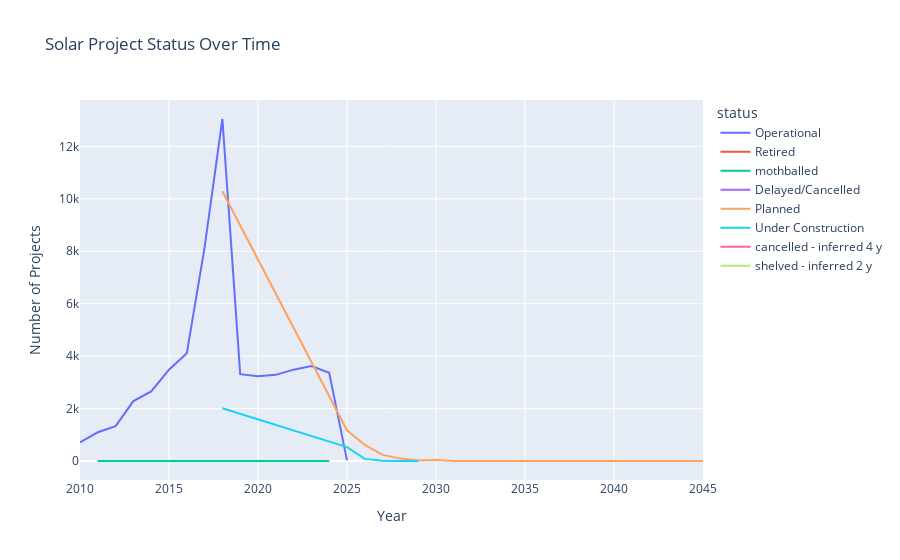

Notebook cell for this chart:
### Code cell
# Status distribution over time
status_timeline = df_raw.groupby(['start_year', 'status']).size().reset_index(name='count')
status_timeline = status_timeline[status_timeline['start_year'] >= 2010]

fig = px.line(
    status_timeline,
    x='start_year',
    y='count',
    color='status',
    title='Solar Project Status Over Time',
    labels={'start_year': 'Year', 'count': 'Number of Projects'}
)
fig.show()

### Figure 1 — Plotly figure (JSON) as saved in the notebook; plotly's stock layout.template omitted (floating-point values rounded to 4 significant figures)
{"data": [{"hovertemplate": "status=Operational<br>Year=%{x}<br>Number of Projects=%{y}<extra></extra>", "legendgroup": "Operational", "line": {"color": "#636efa", "dash": "solid"}, "marker": {"symbol": "circle"}, "mode": "lines", "name": "Operational", "orientation": "v", "showlegend": true, "type": "scatter", "x": [2010, 2011, 2012, 2013, 2014, 2015, 2016, 2017, 2018, 2019, 2020, 2021, 2022, 2023, 2024, 2025], "xaxis": "x", "y": [715, 1096, 1329, 2284, 2654, 3485, 4108, 8145, 13044, 3314, 3230, 3286, 3485, 3623, 3368, 25], "yaxis": "y"}, {"hovertemplate": "status=Retired<br>Year=%{x}<br>Number of Projects=%{y}<extra></extra>", "legendgroup": "Retired", "line": {"color": "#EF553B", "dash": "solid"}, "marker": {"symbol": "circle"}, "mode": "lines", "name": "Retired", "orientation": "v", "showlegend": true, "type": "scatter", "x": [2011, 2012, 2013, 2014, 2015, 2016, 2018, 2020, 2023], "xaxis": "x", "y": [5, 2, 4, 1, 3, 2, 3, 2, 2], "yaxis": "y"}, {"hovertemplate": "status=mothballed<br>Year=%{x}<br>Number of Projects=%{y}<extra></extra>", "legendgroup": "mothballed", "line": {"color": "#00cc96", "dash": "solid"}, "marker": {"symbol": "circle"}, "mode": "lines", "name": "mothballed", "orientation": "v", "showlegend": true, "type": "scatter", "x": [2011, 2018, 2019, 2021, 2024], "xaxis": "x", "y": [1, 14, 1, 1, 1], "yaxis": "y"}, {"hovertemplate": "status=Delayed/Cancelled<br>Year=%{x}<br>Number of Projects=%{y}<extra></extra>", "legendgroup": "Delayed/Cancelled", "line": {"color": "#ab63fa", "dash": "solid"}, "marker": {"symbol": "circle"}, "mode": "lines", "name": "Delayed/Cancelled", "orientation": "v", "showlegend": true, "type": "scatter", "x": [2018], "xaxis": "x", "y": [1240], "yaxis": "y"}, {"hovertemplate": "status=Planned<br>Year=%{x}<br>Number of Projects=%{y}<extra></extra>", "legendgroup": "Planned", "line": {"color": "#FFA15A", "dash": "solid"}, "marker": {"symbol": "circle"}, "mode": "lines", "name": "Planned", "orientation": "v", "showlegend": true, "type": "scatter", "x": [2018, 2025, 2026, 2027, 2028, 2029, 2030, 2031, 2032, 2033, 2034, 2035, 2036, 2037, 2038, 2045], "xaxis": "x", "y": [10289, 1173, 613, 235, 92, 21, 37, 3, 3, 4, 1, 3, 1, 1, 1, 1], "yaxis": "y"}, {"hovertemplate": "status=Under Construction<br>Year=%{x}<br>Number of Projects=%{y}<extra></extra>", "legendgroup": "Under Construction", "line": {"color": "#19d3f3", "dash": "solid"}, "marker": {"symbol": "circle"}, "mode": "lines", "name": "Under Construction", "orientation": "v", "showlegend": true, "type": "scatter", "x": [2018, 2025, 2026, 2027, 2028, 2029], "xaxis": "x", "y": [2011, 532, 82, 11, 2, 1], "yaxis": "y"}, {"hovertemplate": "status=cancelled - inferred 4 y<br>Year=%{x}<br>Number of Projects=%{y}<extra></extra>", "legendgroup": "cancelled - inferred 4 y", "line": {"color": "#FF6692", "dash": "solid"}, "marker": {"symbol": "circle"}, "mode": "lines", "name": "cancelled - inferred 4 y", "orientation": "v", "showlegend": true, "type": "scatter", "x": [2018], "xaxis": "x", "y": [578], "yaxis": "y"}, {"hovertemplate": "status=shelved - inferred 2 y<br>Year=%{x}<br>Number of Projects=%{y}<extra></extra>", "legendgroup": "shelved - inferred 2 y", "line": {"color": "#B6E880", "dash": "solid"}, "marker": {"symbol": "circle"}, "mode": "lines", "name": "shelved - inferred 2 y", "orientation": "v", "showlegend": true, "type": "scatter", "x": [2018], "xaxis": "x", "y": [752], "yaxis": "y"}], "layout": {"legend": {"title": {"text": "status"}, "tracegroupgap": 0}, "title": {"text": "Solar Project Status Over Time"}, "xaxis": {"anchor": "y", "domain": [0, 1], "title": {"text": "Year"}}, "yaxis": {"anchor": "x", "domain": [0, 1], "title": {"text": "Number of Projects"}}}}
